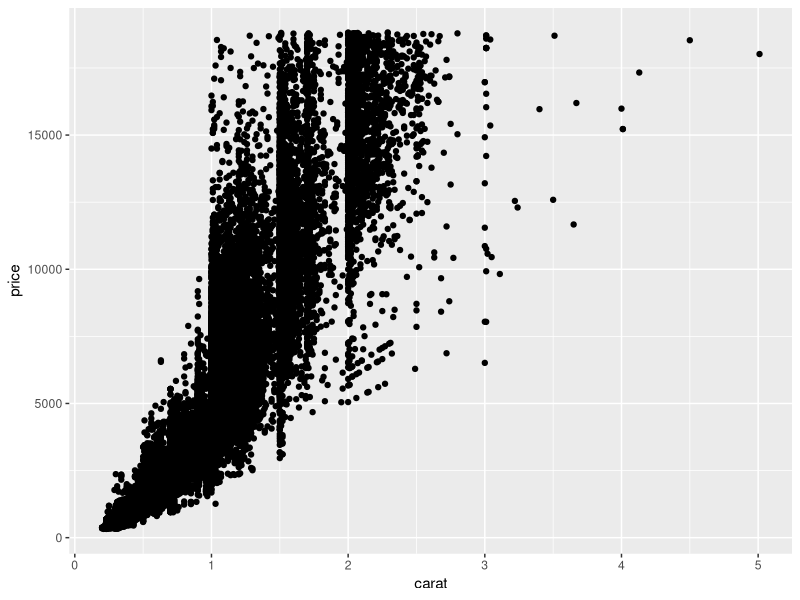
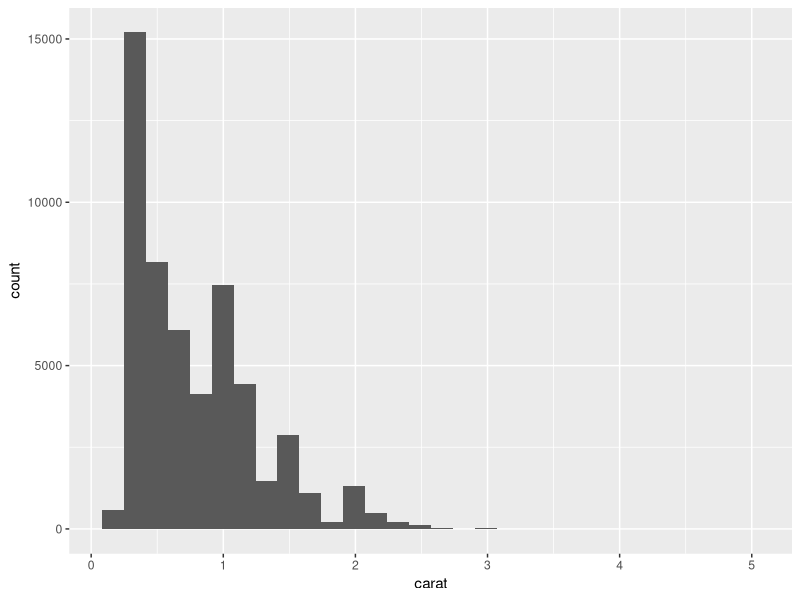
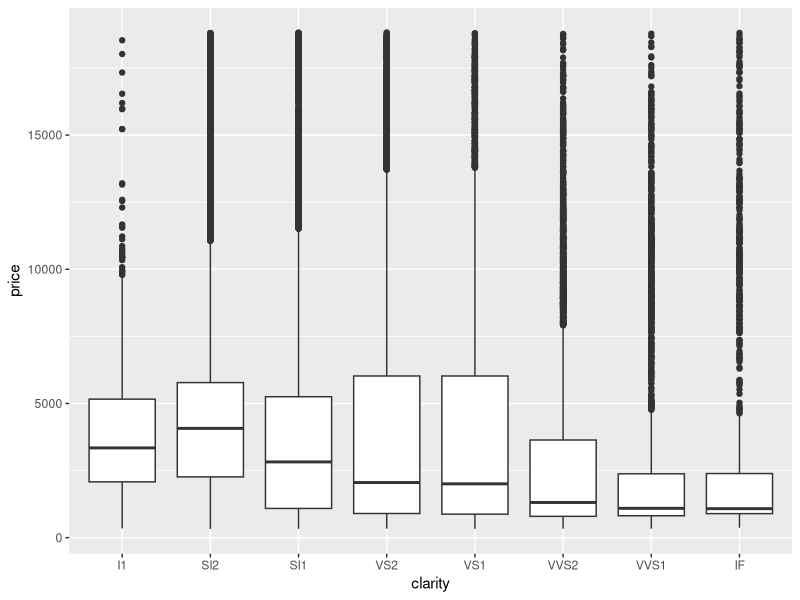

Source code (R) for these figures, in order:
## ---- chunk 1
library(tidyverse)
library(skimr)
library(GGally)
library(ggplot2)
## ---- chunk 2
names(diamonds)

dim(diamonds)

summary(diamonds)

head(diamonds)

tail(diamonds)

skimr::skim(diamonds)

#GGally::ggpairs(diamonds)

ggplot(data = diamonds, aes( x = carat, y = price ))+
  geom_point()

ggplot(data = diamonds, aes(x = carat)) +
  geom_histogram()
       
ggplot(data = diamonds, aes(x =clarity, y = price))+
  geom_boxplot()

